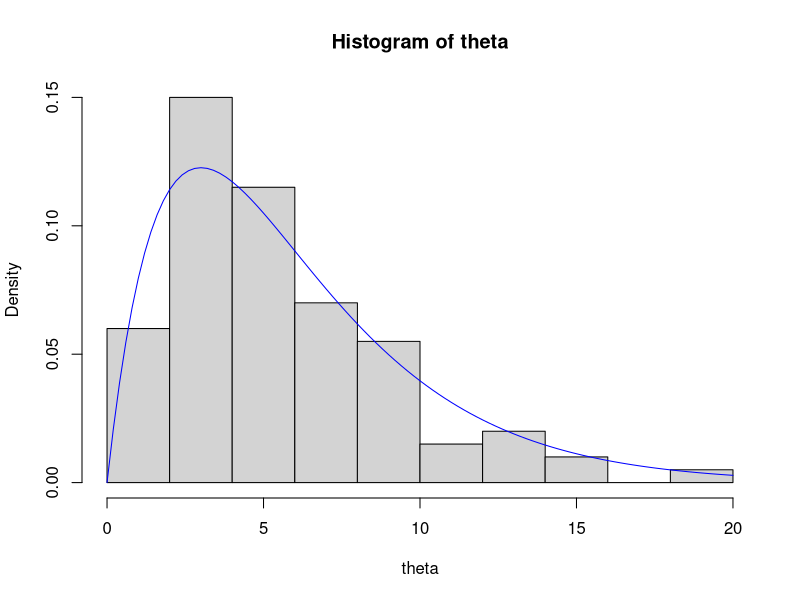
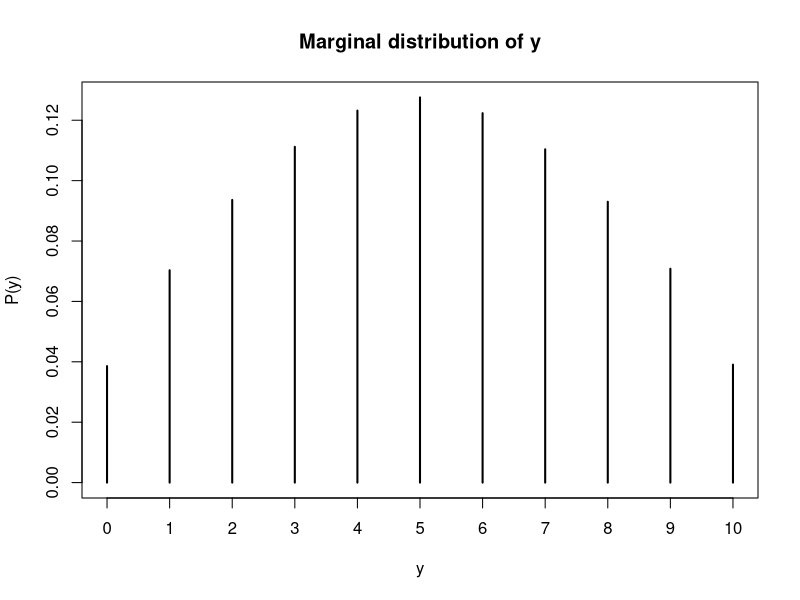
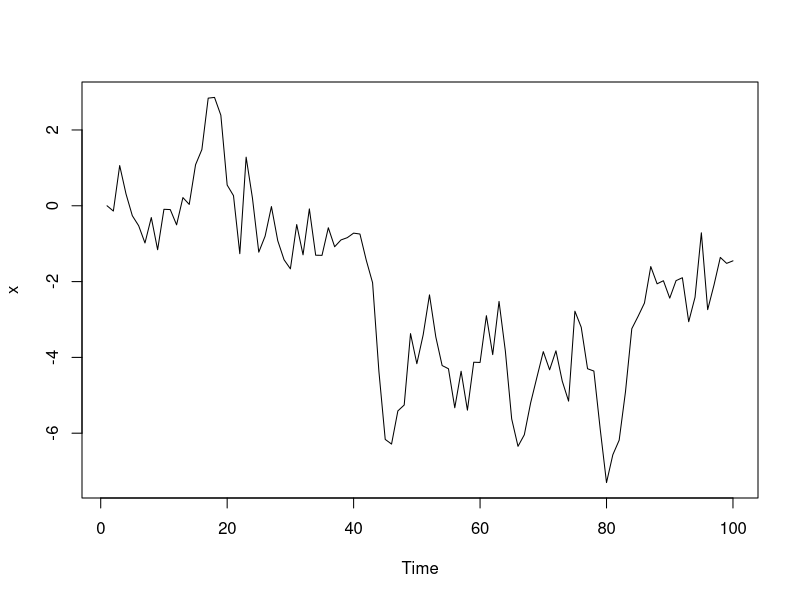
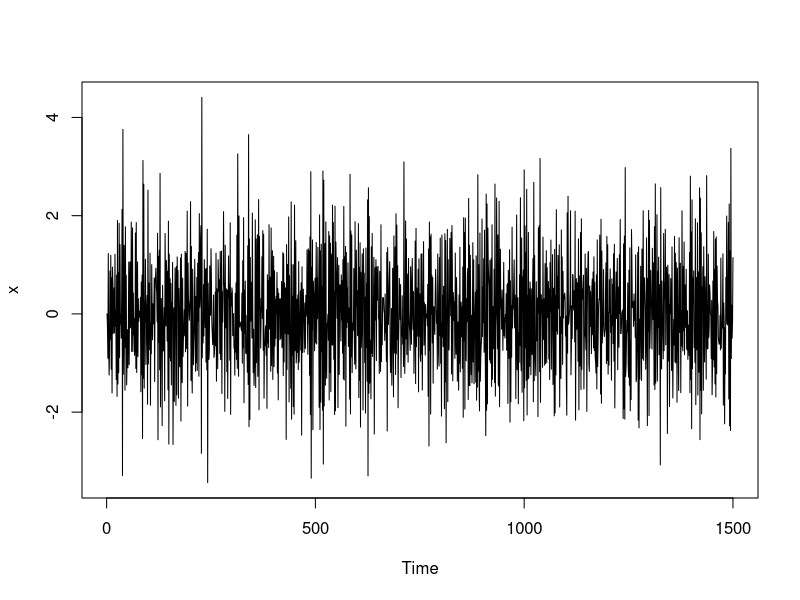
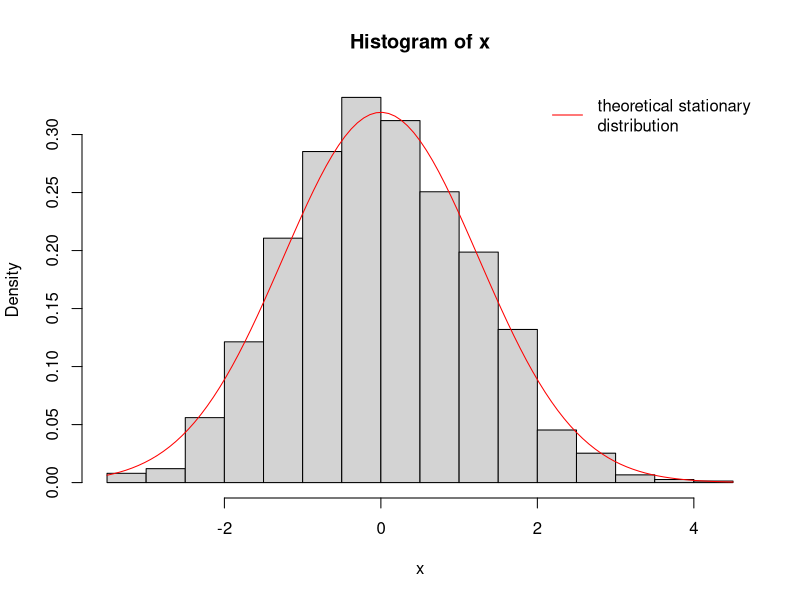

The R script that drew these images, in order:
## ---- chunk 1
#| label: lst-init-mc-simulation
set.seed(32) # Initializes the random number generator so we can replicate these results. To get different random numbers, change the seed. 
m = 100 
a = 2.0 
b = 1.0 / 3.0 
## ---- chunk 2
#| label: lst-simulate-gamma
theta <- rgamma(n=m, shape = a, rate=b) 
## ---- chunk 3
#| label: fig-plot-gamma
#| fig-cap: Histogram of simulated gamma samples with true density
hist(theta, freq=FALSE) 
curve(dgamma(x=x, shape=a, rate=b), col="blue", add=TRUE)
## ---- chunk 4
#| label: lst-mc-mean-calculation
sum(theta) / m # sample mean 
## ---- chunk 5
#| label: lst-true-mean-function
mean(theta) # sample mean 
## ---- chunk 6
#| label: lst-true-mean
a / b # true expected value
## ---- chunk 7
#| label: lst-init-mc-simulation-big-sample
m = 1e4 
theta = rgamma(n=m, shape=a, rate=b) 
mean(theta)
## ---- chunk 8
#| label: lst-mc-variance-calculation-big-sample
var(theta) # sample variance
## ---- chunk 9
#| label: lst-true-variance-function-big-sample
a / b^2 # true variance of Gamma(a,b) 
## ---- chunk 10
#| label: lst-mc-probability-calculation
ind = theta < 5.0 # set of indicators, TRUE if theta_i < 5 
mean(ind)         # automatically converts FALSE/TRUE to 0/1 
## ---- chunk 11
#| label: lst-true-probability-function
pgamma(q=5.0, shape=a, rate=b) # true value of Pr( theta < 5 )
## ---- chunk 12
#| label: lst-mc-simulated-quantile-calculation
quantile(x=theta, probs=0.9) 
## ---- chunk 13
#| label: lst-true-quantile-function
qgamma(p=0.9, shape=a, rate=b) # true value of 0.9 quantile
## ---- chunk 14
se = sd(theta) / sqrt(m) 
2.0 * se # we are reasonably confident that the Monte Carlo estimate is no more than this far from the truth
## ---- chunk 15
ind = theta < 5.0 
se = sd(ind) / sqrt(m)
2.0 * se # we are reasonably confident that the Monte Carlo estimate is no more than this far from the truth 
## ---- chunk 16
m = 10e4

y = numeric(m) # create the vectors we will fill in with simulations 
phi = numeric(m)

for (i in 1:m) {
  phi[i] = rbeta(n=1, shape1=2.0, shape2=2.0)
  y[i] = rbinom(n=1, size=10, prob=phi[i]) 
} 
# which is equivalent to the following 'vectorized' code 
phi = rbeta(n=m, shape1=2.0, shape2=2.0) 
y = rbinom(n=m, size=10, prob=phi)
## ---- chunk 17
mean(y) 
## ---- chunk 18
plot(prop.table(table(y)), ylab="P(y)", main="Marginal distribution of y")
## ---- chunk 19
set.seed(34)

n = 100
x = numeric(n)

for (i in 2:n) {
  x[i] = rnorm(1, mean=x[i-1], sd=1.0)
}

plot.ts(x)
## ---- chunk 20
Q = matrix(c(0.0, 0.5, 0.0, 0.0, 0.5,
             0.5, 0.0, 0.5, 0.0, 0.0,
             0.0, 0.5, 0.0, 0.5, 0.0,
             0.0, 0.0, 0.5, 0.0, 0.5,
             0.5, 0.0, 0.0, 0.5, 0.0), 
           nrow=5, byrow=TRUE)

Q %*% Q # Matrix multiplication in R. This is Q^2.

## ---- chunk 21
(Q %*% Q)[1,3]

## ---- chunk 22
Q5 = Q %*% Q %*% Q %*% Q %*% Q # h=5 steps in the future
round(Q5, 3)
## ---- chunk 23
Q10 = Q %*% Q %*% Q %*% Q %*% Q %*% Q %*% Q %*% Q %*% Q %*% Q # h=10 steps in the future
round(Q10, 3)
## ---- chunk 24
Q30 = Q
for (i in 2:30) {
  Q30 = Q30 %*% Q
}
round(Q30, 3) # h=30 steps in the future
## ---- chunk 25
c(0.2, 0.2, 0.2, 0.2, 0.2) %*% Q

## ---- chunk 26
n = 5000
x = numeric(n)
x[1] = 1 # fix the state as 1 for time 1
for (i in 2:n) {
  x[i] = sample.int(5, size=1, prob=Q[x[i-1],]) # draw the next state from the intergers 1 to 5 with probabilities from the transition matrix Q, based on the previous value of X.
}
## ---- chunk 27
table(x) / n
## ---- chunk 28
set.seed(38)

n = 1500
x = numeric(n)
phi = -0.6

for (i in 2:n) {
  x[i] = rnorm(1, mean=phi*x[i-1], sd=1.0)
}

plot.ts(x)
## ---- chunk 29
hist(x, freq=FALSE)
curve(dnorm(x, mean=0.0, sd=sqrt(1.0/(1.0-phi^2))), col="red", add=TRUE)
legend("topright", legend="theoretical stationary\ndistribution", col="red", lty=1, bty="n")
